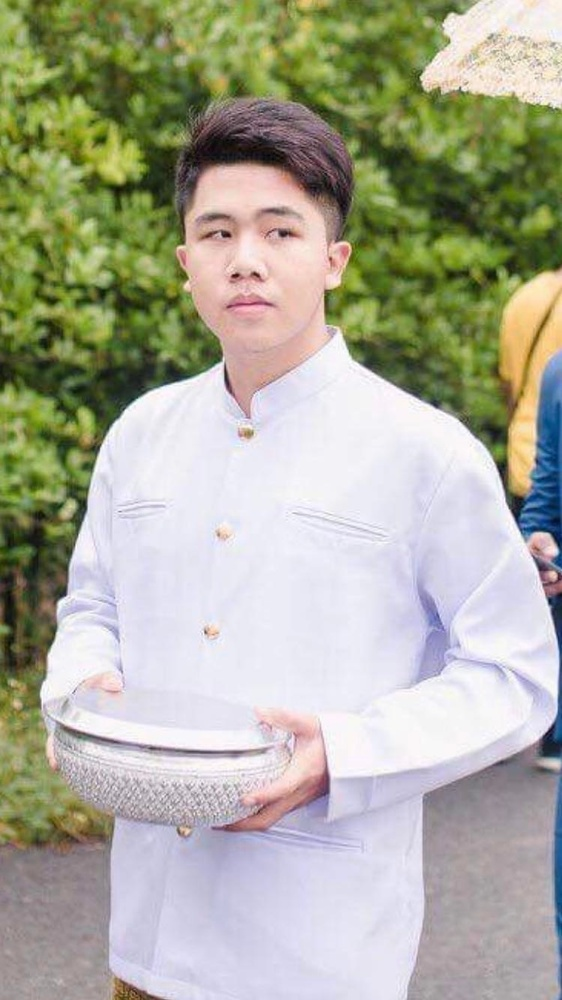
#> input picture kay1tap.jpeg, 562 x 1000 px, shrunk from 750 x 1334 before the run
$ python cv1.py
#> lines starting #> are read from the running program, lines starting #| are printed output that depends on the picture; after the words box and inside, x2 and y2 are one past the last pixel; in counts of white or black regions, pixels touching at a corner belong together
import cv2

face_cassade = cv2.CascadeClassifier("frontaldef.xml")
upper_cassade = cv2.CascadeClassifier("uppedef.xml")
left_cassade =  cv2.CascadeClassifier("leftdef.xml")
right_cassade =  cv2.CascadeClassifier("rightdef.xml")

img = cv2.imread('kay1tap.jpeg')
#> img is the input picture: shape (1000, 562, 3); mean B, G, R 154.5, 171.7, 171.3
gray = cv2.cvtColor(img,cv2.COLOR_BGR2GRAY)
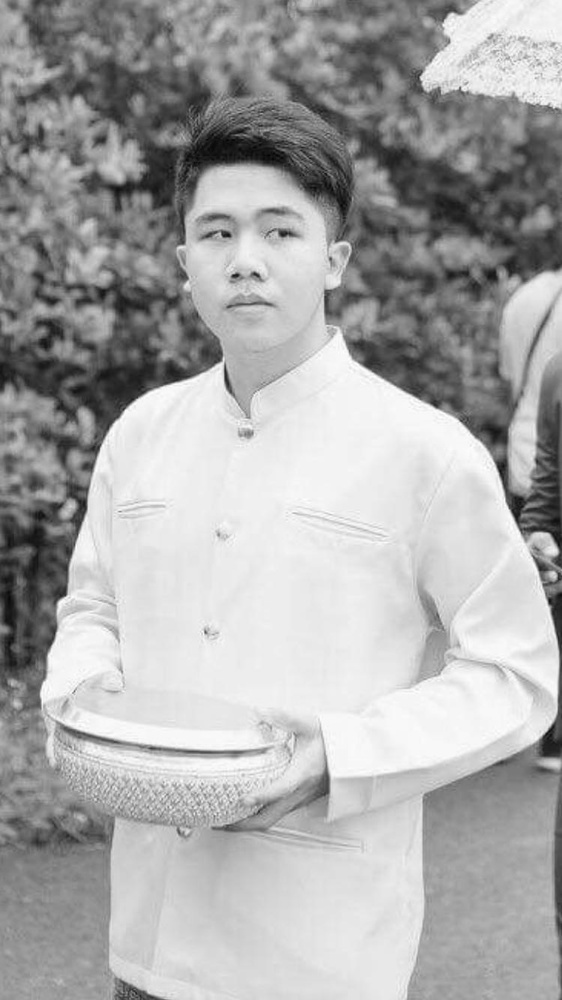
#> gray: shape (1000, 562); min 3, max 255, mean 169.6

faces = face_cassade.detectMultiScale(gray,1.3,5)
#> faces = [[158, 159, 185, 185]]
for(x,y,w,h)in faces:
    img =  cv2.rectangle(img,(x,y),(x+w,y+h),(255,0,0),3)
#> this loop made 1 pass
#> pass 1, `img =  cv2.rectangle(img,(x,y),(x+w,y+h),(255,0,0),3)`:
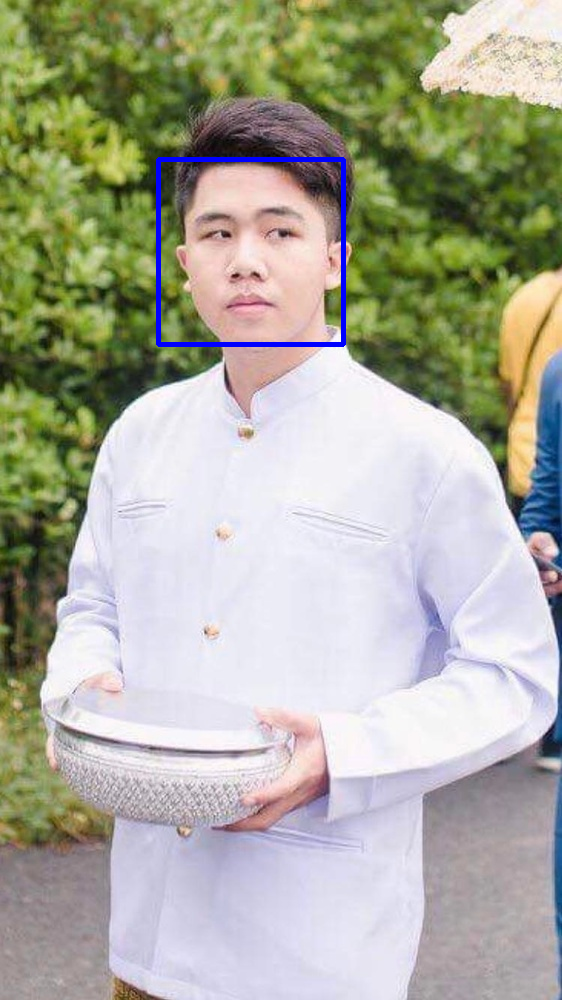
#> img: shape (1000, 562, 3); 0.66% of pixels changed, all inside (x1, y1, x2, y2) = (156, 157, 346, 347)

uppers = upper_cassade.detectMultiScale(gray)
#> uppers = [[27, 154, 488, 399]]
for(ex,ey,ew,eh) in uppers:
    img_eye = cv2.rectangle(img,(ex,ey),(ex+ew,ey+eh),(0,255,0),5)
#> this loop made 1 pass
#> pass 1, `img_eye = cv2.rectangle(img,(ex,ey),(ex+ew,ey+eh),(0,255,0),5)`:
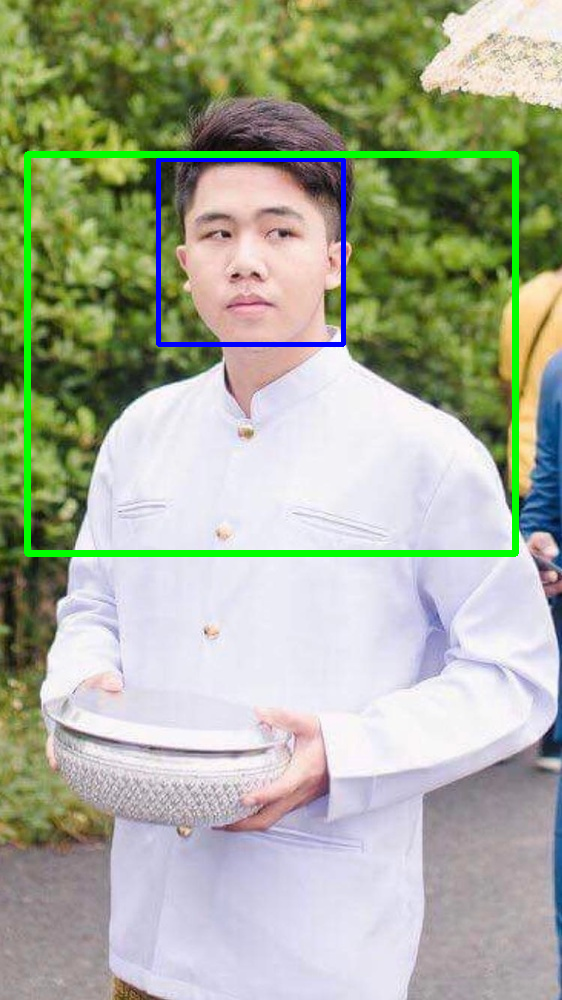
#> img_eye: shape (1000, 562, 3); mean B, G, R 153.2, 173.3, 167.4

lefts = left_cassade.detectMultiScale(gray,1.90,8)
#> lefts = ()
for(cx,cy,cw,ch) in lefts:
    img_letf = cv2.rectangle(img,(cx,cy),(cx+cw,cy+ch),(0,0,0),3)
#> this loop made 0 passes

rights = right_cassade.detectMultiScale(gray,1.90,7)
#> rights = [[202, 210, 38, 38]]
for(rx,ry,rw,rh) in rights:
    img_right = cv2.rectangle(img,(rx,ry),(rx+rw,ry+rh),(0,255,255),2)
#> this loop made 1 pass

cv2.imshow('img',img)
cv2.waitKey(0)
cv2.destroyAllWindows

$ run again, with heredum.jpeg copied over kay1tap.jpeg
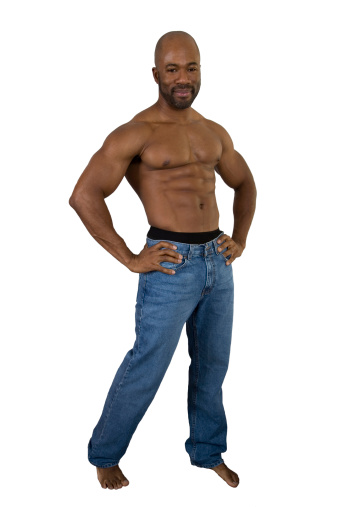
#> input picture heredum.jpeg, 338 x 507 px
#> img is the input picture: shape (507, 338, 3); mean B, G, R 210.7, 210.9, 213.4
#> faces = [[154, 49, 53, 53]]
#> the loop `for(x,y,w,h)in faces:` made 1 pass
#> pass 1, `img =  cv2.rectangle(img,(x,y),(x+w,y+h),(255,0,0),3)`:
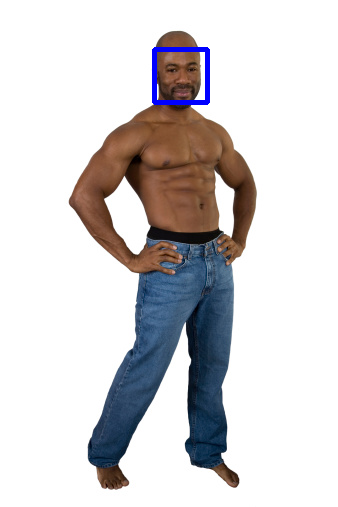
#> img: shape (507, 338, 3); 0.61% of pixels changed, all inside (x1, y1, x2, y2) = (152, 47, 210, 105)
#> uppers = [[63, 7, 208, 170]]
#> the loop `for(ex,ey,ew,eh) in uppers:` made 1 pass
#> pass 1, `img_eye = cv2.rectangle(img,(ex,ey),(ex+ew,ey+eh),(0,255,0),5)`:
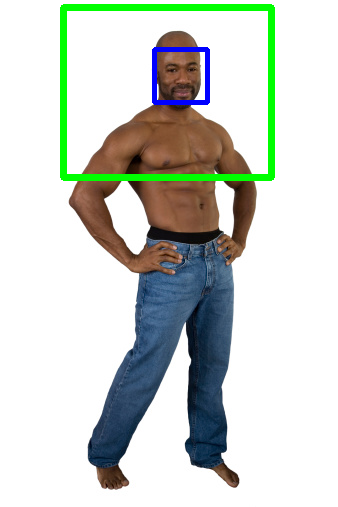
#> img_eye: shape (507, 338, 3); mean B, G, R 204.8, 211.1, 205.4
#> lefts = ()

$ run again, with humanandcat.jpeg copied over kay1tap.jpeg
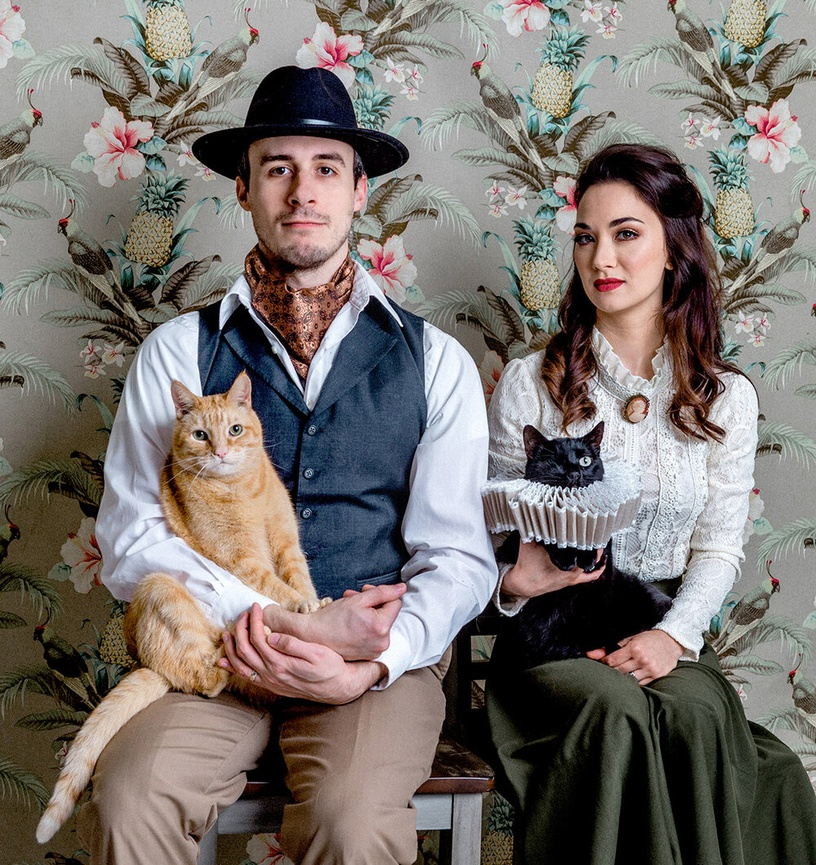
#> input picture humanandcat.jpeg, 816 x 865 px, shrunk from 1000 x 1060 before the run
#> img is the input picture: shape (865, 816, 3); mean B, G, R 111.1, 115.6, 122.1
#> `gray = cv2.cvtColor(img,cv2.COLOR_BGR2GRAY)`:
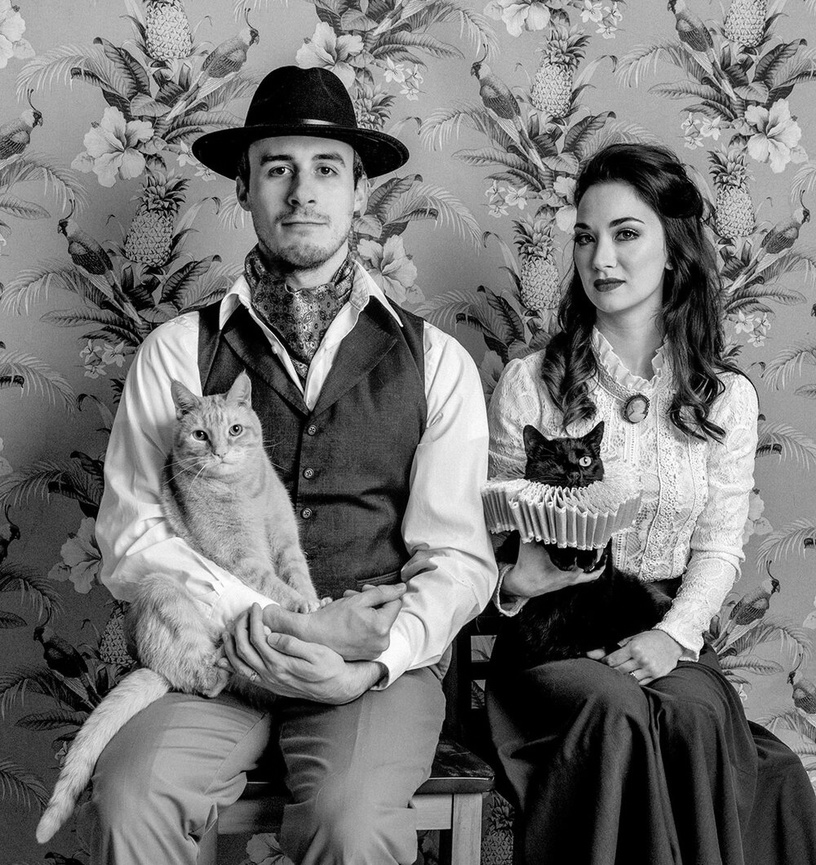
#> gray: shape (865, 816); min 0, max 255, mean 117
#> faces = [[235, 121, 131, 131], [548, 189, 126, 126]]
#> the loop `for(x,y,w,h)in faces:` made 2 passes
#> pass 2, `img =  cv2.rectangle(img,(x,y),(x+w,y+h),(255,0,0),3)`:
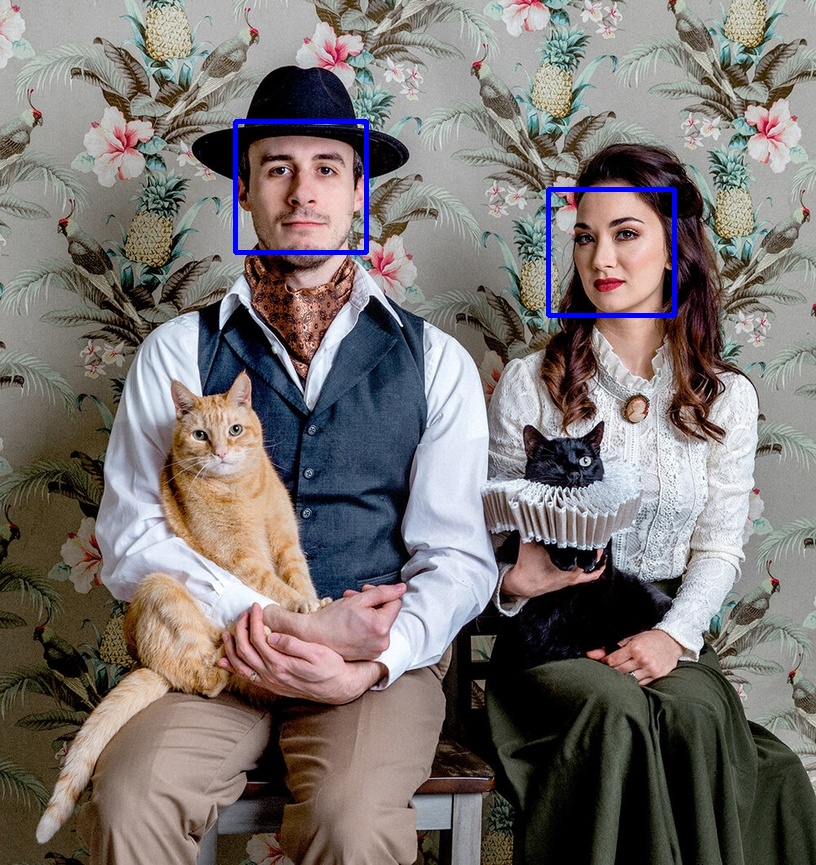
#> img: shape (865, 816, 3); mean B, G, R 112.3, 115, 121.4
#> uppers = [[640, 144, 74, 60]]
#> the loop `for(ex,ey,ew,eh) in uppers:` made 1 pass
#> lefts = ()
